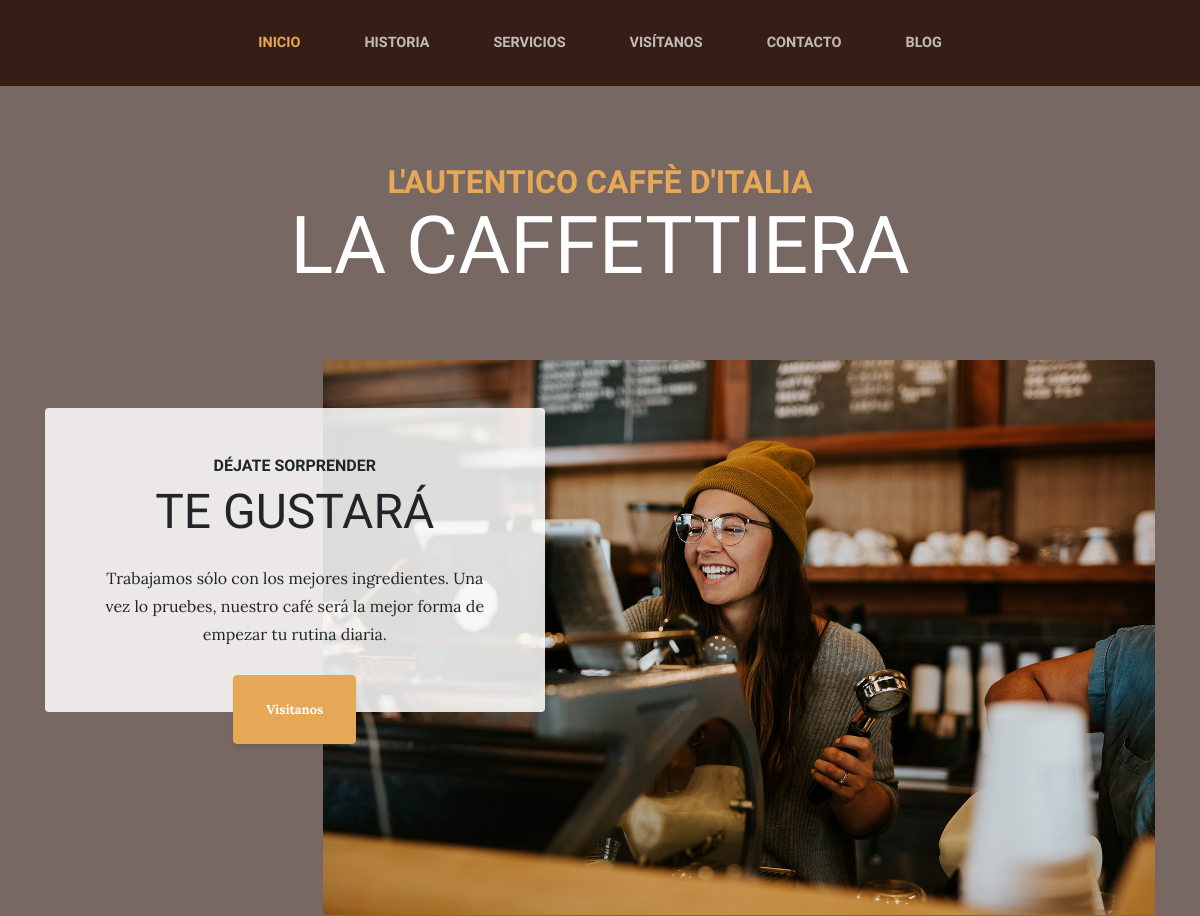
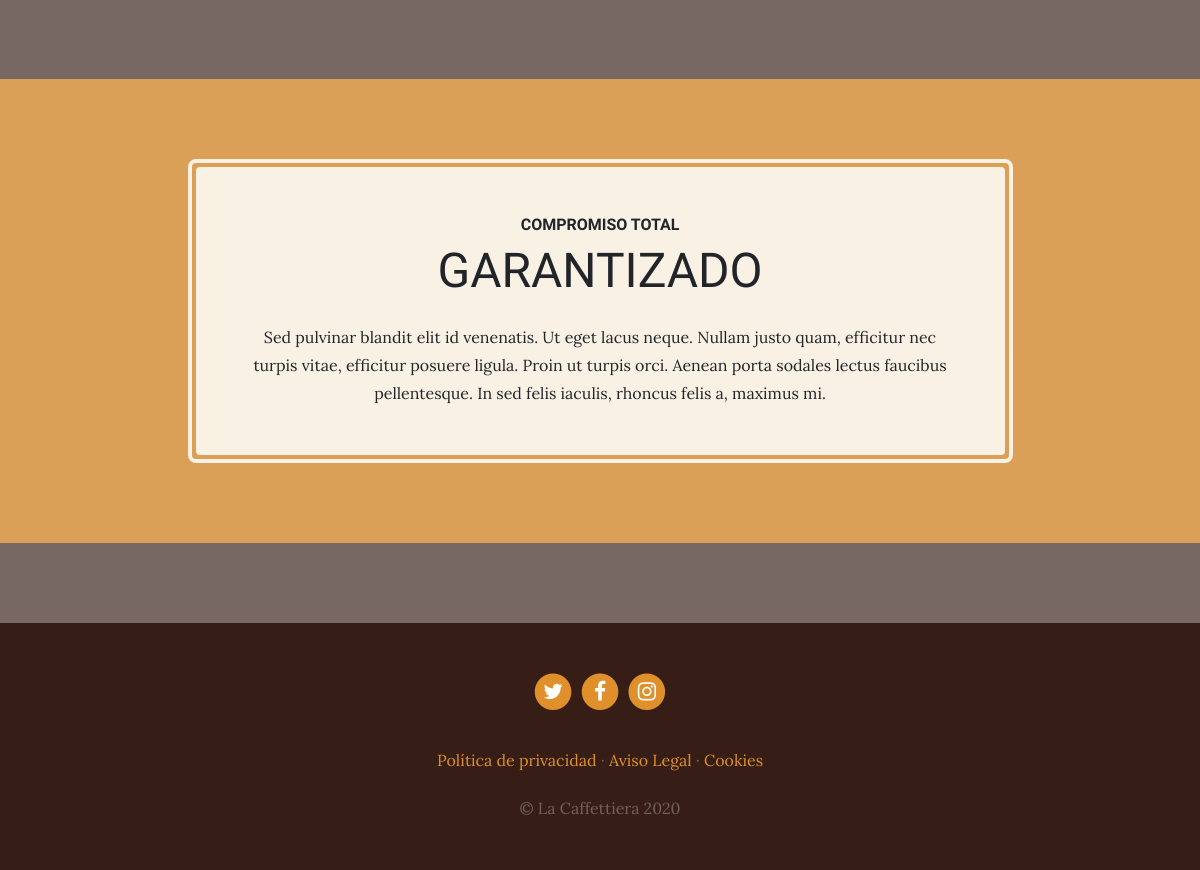
The page / on the database its author committed (2 pictures, top to bottom).
### pages/models.py (models this page shows, shortened)
class Page(models.Model):
    title = models.CharField(max_length=200, verbose_name='Título')
    content = RichTextField(verbose_name='Contenido')
    order = models.SmallIntegerField(verbose_name='Orden', default=0)
    created = models.DateTimeField(auto_now_add=True, verbose_name='Fecha de creación')
    updated = models.DateTimeField(auto_now=True, verbose_name='Fecha de modificación')
    class Meta:
        verbose_name = 'página'
        verbose_name_plural = 'páginas'
        ordering = ['order', 'title']

### core/views.py (the view)
# urls.py: path('', views.home, name='home'),
def home(request):
    return render(request, "core/home.html")

### pages/templatetags/pages_extras.py (called while the page is built)
@register.simple_tag
def get_page_list():
    pages = Page.objects.all()
    return pages

### social/processors.py (called while the page is built)
def ctx_dict(request):
    ctx = {}
    links = Link.objects.all()
    for link in links:
        ctx[link.key] = link.url #{'LINK_TWITTER': 'twitter.com','LINK_FACEBOOK': 'facebook.com'}
    return ctx

### core/templates/core/home.html (shortened to what this page needs)
{% extends 'core/base.html' %}
{% load static %}
{% block content %}
    <section class="page-section clearfix">
        <div class="container">
            <div class="intro">
                <img class="intro-img img-fluid mb-3 mb-lg-0 rounded" src="{% static 'core/img/intro.jpg' %}" alt="">
                <div class="intro-text left-0 text-center bg-faded p-5 rounded">
                    <h2 class="section-heading mb-4">
                        <span class="section-heading-upper">Déjate sorprender</span>
                        <span class="section-heading-lower">Te gustará</span>
                    </h2>
                    <p class="mb-3">Trabajamos sólo con los mejores ingredientes. Una vez lo pruebes, nuestro café será
                        la mejor forma de empezar tu rutina diaria.
                    </p>
                    <div class="intro-button mx-auto">
                        <a class="btn btn-primary btn-xl" href="{% url 'store' %}">Visítanos</a>
                    </div>
                </div>
            </div>
        </div>
    </section>
    <section class="page-section cta">
        <div class="container">
            <div class="row">
                <div class="col-xl-9 mx-auto">
                    <div class="cta-inner text-center rounded">
                        <h2 class="section-heading mb-4">
                            <span class="section-heading-upper">Compromiso total</span>
                            <span class="section-heading-lower">Garantizado</span>
                        </h2>
                        <p class="mb-0">Sed pulvinar blandit elit id venenatis. Ut eget lacus neque. Nullam justo quam,
                            efficitur nec turpis vitae, efficitur posuere ligula. Proin ut turpis orci. Aenean porta
                            sodales lectus faucibus pellentesque. In sed felis iaculis, rhoncus felis a, maximus mi.</p>
                    </div>
                </div>
            </div>
        </div>
    </section>
{% endblock %}

### core/templates/core/base.html (shortened to what this page needs)
<!DOCTYPE html>
<html lang="es">
<head>
    {% load static %}
    <link href="{% static 'core/vendor/bootstrap/css/bootstrap.min.css' %}" rel="stylesheet">
    <link href="{% static 'core/vendor/font-awesome/css/font-awesome.min.css' %}" rel="stylesheet" type="text/css">
    <link href="{% static 'core/css/business-casual.css' %}" rel="stylesheet">
</head>
<body>
<nav class="navbar navbar-expand-lg navbar-dark py-lg-4" id="mainNav">
    <div class="container">
        <div class="collapse navbar-collapse" id="navbarResponsive">
            <ul class="navbar-nav mx-auto">
                <li class="nav-item px-lg-4 {% if request.path == '/' %} active {% endif %}">
                    <a class="nav-link text-uppercase text-expanded" href="{% url 'home' %}">Inicio</a>
                </li>
                <li class="nav-item px-lg-4 {% if request.path == '/about/' %} active {% endif %}">
                    <a class="nav-link text-uppercase text-expanded" href="{% url 'about' %}">Historia</a>
                </li>
                <li class="nav-item px-lg-4 {% if request.path == '/services/' %} active {% endif %}">
                    <a class="nav-link text-uppercase text-expanded" href="{% url 'services' %}">Servicios</a>
                </li>
                <li class="nav-item px-lg-4 {% if request.path == '/store/' %} active {% endif %}">
                    <a class="nav-link text-uppercase text-expanded" href="{% url 'store' %}">Visítanos</a>
                </li>
                <li class="nav-item px-lg-4 {% if request.path == '/contact/' %} active {% endif %}">
                    <a class="nav-link text-uppercase text-expanded" href="{% url 'contact' %}">Contacto</a>
                </li>
                <li class="nav-item px-lg-4 {% if request.path|slice:":6" == '/blog/' %} active {% endif %}">
                    <a class="nav-link text-uppercase text-expanded" href="{% url 'blog' %}">Blog</a>
                </li>
            </ul>
        </div>
    </div>
</nav>
<h1 class="site-heading text-center text-white d-none d-lg-block">
    <span class="site-heading-upper text-primary mb-3">L'autentico caffè d'italia</span>
    <span class="site-heading-lower">La Caffettiera</span>
</h1>
{% block content %}{% endblock %}
<footer class="footer text-faded text-center py-5">
    <div class="container">
        <p class="m-0">
            {% if LINK_TWITTER %}
            <a href="{{ LINK_TWITTER }}" target="_blank" class="link">
	          <span class="fa-stack fa-lg">
	            <i class="fa fa-circle fa-stack-2x"></i>
	            <i class="fa fa-twitter fa-stack-1x fa-inverse"></i>
	          </span>
            </a>
            {% endif %}
            {% if LINK_FACEBOOK %}
            <a href="{{ LINK_FACEBOOK }}" target="_blank" class="link">
	          <span class="fa-stack fa-lg">
	            <i class="fa fa-circle fa-stack-2x"></i>
	            <i class="fa fa-facebook fa-stack-1x fa-inverse"></i>
	          </span>
            </a>
            {% endif %}
            {% if LINK_INSTAGRAM %}
            <a href="{{ LINK_INSTAGRAM }}" target="_blank" class="link">
	          <span class="fa-stack fa-lg">
	            <i class="fa fa-circle fa-stack-2x"></i>
	            <i class="fa fa-instagram fa-stack-1x fa-inverse"></i>
	          </span>
            </a>
            {% endif %}
        </p>
        <p class="m-0 mbt">
            {% load pages_extras %}
            {% get_page_list as page_list %}
            {% for page in page_list %}
            <a href="{% url 'page' page.id %}" class="link">{{ page.title }}</a>{% if not forloop.last %} · {% endif %}
            {% endfor %}
        </p>
        <p class="m-0 mbt1">&copy; La Caffettiera 2020</p>
    </div>
</footer>
</body>
</html>

### core/static/core/css/business-casual.css (style rules this page uses)
body { font-family: 'Lora'; background: linear-gradient(rgba(47, 23, 15, 0.65), rgba(47, 23, 15, 0.65)), url("../img/bg.jpg"); background-attachment: fixed; background-position: center; background-size: cover; }
h1, h2, h3, h4, h5, h6 { font-family: 'Raleway'; }
p { line-height: 1.75; }
.text-faded { color: rgba(255, 255, 255, 0.3); }
.site-heading { margin-top: 5rem; margin-bottom: 5rem; text-transform: uppercase; line-height: 1; font-family: 'Raleway'; }
.site-heading .site-heading-upper { display: block; font-size: 2rem; font-weight: 800; }
.site-heading .site-heading-lower { font-size: 5rem; font-weight: 100; line-height: 4rem; }
.page-section { margin-top: 5rem; margin-bottom: 5rem; }
.section-heading { text-transform: uppercase; }
.section-heading .section-heading-upper { display: block; font-size: 1rem; font-weight: 800; padding-bottom:.5rem; }
.section-heading .section-heading-lower { display: block; font-size: 3rem; font-weight: 100; }
.bg-faded { background-color: rgba(255, 255, 255, 0.85); }
#mainNav { background-color: rgba(47, 23, 15, 0.9); font-family: 'Raleway'; }
#mainNav .navbar-nav .nav-item .nav-link { color: rgba(255, 255, 255, 0.7); font-weight: 800; }
#mainNav .navbar-nav .nav-item.active .nav-link { color: #e6a756; }
@media (min-width: 992px) { #mainNav .navbar-nav .nav-item .nav-link { font-size: 0.9rem; } }
.btn-xl { font-weight: 700; font-size: 0.8rem; padding-top: 1.5rem; padding-bottom: 1.5rem; padding-left: 2rem; padding-right: 2rem; }
.intro { position: relative; }
@media (min-width: 992px) { .intro .intro-img { width: 75%; float: right; } }
@media (min-width: 992px) { .intro .intro-text { left: 0; width: 60%; margin-top: 3rem; position: absolute; } }
@media (min-width: 992px) { .intro .intro-text .intro-button { width: 100%; left: 0; position: absolute; bottom: -2rem; } }
@media (min-width: 1200px) { .intro .intro-text { width: 45%; } }
.cta { padding-top: 5rem; padding-bottom: 5rem; background-color: rgba(230, 167, 86, 0.9); }
.cta .cta-inner { position: relative; padding: 3rem; margin: 0.5rem; background-color: rgba(255, 255, 255, 0.85); }
.cta .cta-inner:before { border-radius: 0.5rem; content: ''; position: absolute; top: -0.5rem; bottom: -0.5rem; left: -0.5rem; right: -0.5rem; border: 0.25rem solid rgba(255, 255, 255, 0.85); }
.footer { background-color: rgba(47, 23, 15, 0.9); }
.text-primary { color: #e6a756 !important; }
.btn { box-shadow: 0px 3px 3px 0px rgba(33, 37, 41, 0.1); }
.btn-primary { background-color: #e6a756; border-color: #e6a756; }
.mbt { padding-top: 2rem; }
.mbt1 { padding-top: 1.25rem; }
a.link { color: #df902a; }

### rows shown on the page
Page: title "Política de privacidad"
Page: title "Aviso Legal"
Page: title "Cookies"
